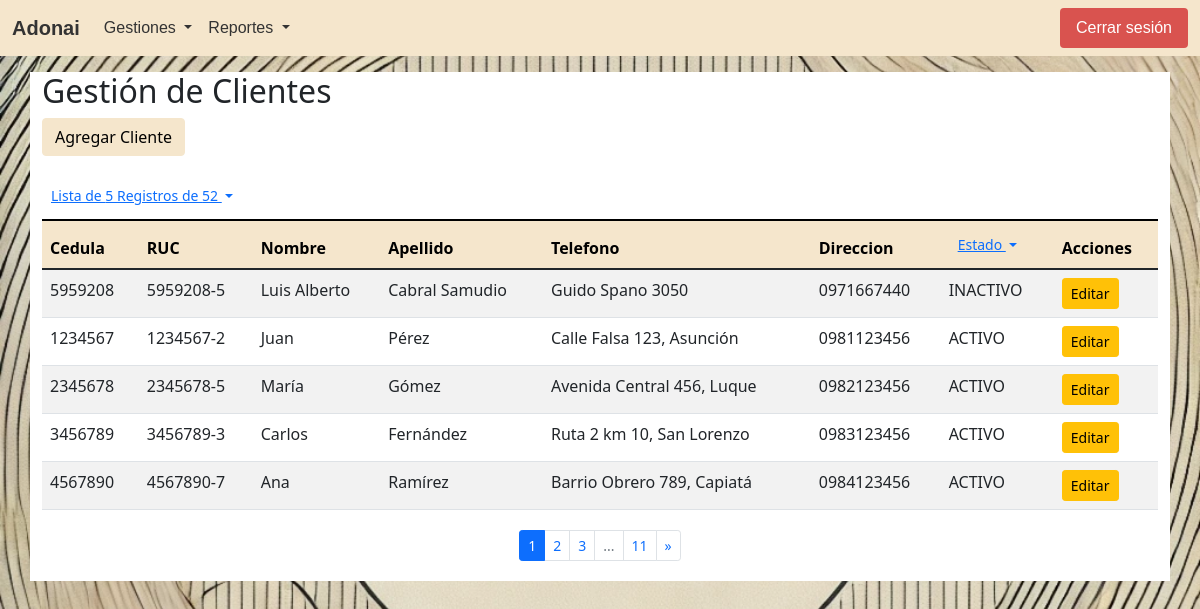
Screenshot of /gestion_clientes.php (signed in) with the database file from the repository.
### tables this page shows
CREATE TABLE IF NOT EXISTS `clientes` (
  `id_cliente` int(11) NOT NULL AUTO_INCREMENT,
  `cedula` varchar(50) NOT NULL,
  `ruc` varchar(50) DEFAULT NULL,
  `nombre` varchar(100) NOT NULL,
  `apellido` varchar(100) NOT NULL,
  `direccion` text,
  `telefono` varchar(15) DEFAULT NULL,
  `estado` enum('ACTIVO','INACTIVO') DEFAULT 'ACTIVO',
  `fch_estado` datetime DEFAULT NULL,
  `creado_en` datetime DEFAULT NULL,
  `actualizado_en` datetime DEFAULT NULL,
  PRIMARY KEY (`id_cliente`)
);

### procesos/Clientes.php (called while the page is built, shortened)
<?php
class Clientes
{
    private $dbConnect = null;
    public function __construct()
    {
        $Conexion = new Conexion();
        $this->dbConnect = $Conexion->conectar();
    }
    public function getTotalItemsClientes($estado = 'TODO', $id_cliente = -1)
    {
        $total_registros  = 1;
        $conn = $this->dbConnect;
        $sql = "SELECT COUNT(*) total_registros FROM clientes";
        if ($estado == 'TODO') {
            $sql = "$sql where estado in ('ACTIVO', 'INACTIVO', ?)";
        } else {
            $sql = "$sql where estado = ?";
        }
        $stmt = $conn->prepare($sql);
        if ($id_cliente > -1) {
            $result = $stmt->bind_param("si", $estado, $id_cliente);
        } else {
            $result = $stmt->bind_param("s", $estado);
        }
        $result = $stmt->execute();
        $result = $stmt->get_result();
        if ($result->num_rows > 0) {
            $row = $result->fetch_assoc();
            $total_registros = $row['total_registros'];
        }
        return $total_registros;
    }
    public function getClientes($estado = 'TODO', $page = 1, $num_results_on_page = 5)
    {
        $calc_page = ($page - 1) * $num_results_on_page;
        $conn = $this->dbConnect;
        $sql = "SELECT * FROM clientes";
        if ($estado == 'TODO') {
            $sql = "$sql where estado in ('ACTIVO', 'INACTIVO', ?) ORDER BY id_cliente LIMIT ?,?";
        } else {
            $sql = "$sql where estado = ? ORDER BY id_cliente LIMIT ?,?";
        }
        $stmt = $conn->prepare($sql);
        $result = $stmt->bind_param("sii", $estado, $calc_page, $num_results_on_page);
        $result = $stmt->execute();
        $result = $stmt->get_result();
        return $result;
    }
}

### procesos/Ventanas.php (called while the page is built, shortened)
<?php
class Ventanas
{
    private $dbConnect = null;
    public function __construct()
    {
        $Conexion = new Conexion();
        $this->dbConnect = $Conexion->conectar();
    }
    public function getVentanasPorRolGrupo($id_rol, $grupo)
    {
        $conn = $this->dbConnect;
        $sql = "SELECT distinct vent.id_ventana, vent.descripcion FROM ventanas vent, rol_ventanas rove where rove.id_ventana=vent.id_ventana and vent.estado='ACTIVO' and rove.estado='ACTIVO' and rove.id_rol = ? and vent.grupo = ?";
        $stmt = $conn->prepare($sql);
        $stmt->bind_param("is", $id_rol, $grupo);
        $result = $stmt->execute();
        $result = $stmt->get_result();
        return $result;
    }
    public function getGruposVentanasPorRol($id_rol)
    {
        $conn = $this->dbConnect;
        $sql = "SELECT distinct vent.grupo FROM ventanas vent, rol_ventanas rove where rove.id_ventana=vent.id_ventana and vent.estado='ACTIVO' and rove.estado='ACTIVO' and rove.id_rol = ?";
        $stmt = $conn->prepare($sql);
        $stmt->bind_param("i", $id_rol);
        $result = $stmt->execute();
        $result = $stmt->get_result();
        return $result;
    }
}

### gestion_clientes.php (the view, shortened to what this page needs)
<?php
include_once 'procesos/Clientes.php';
$Clientes = new Clientes();
if ($_SERVER['REQUEST_METHOD'] == 'GET') {
    $num_results_on_page = isset($_GET['nrop']) && is_numeric($_GET['nrop']) ? $_GET['nrop'] : 5;
    $page = isset($_GET['pn']) && is_numeric($_GET['pn']) ? $_GET['pn'] : 1;
    $estado = isset($_GET['e']) && is_string($_GET['e']) ? $_GET['e'] : 'TODO';
    if (isset($_GET["id_cliente"]) && $_GET["id_cliente"] >= 0) {
        $result = $Clientes->getCliente($_GET["id_cliente"]);
        $total_pages = $Clientes->getTotalItemsClientes($estado, $_GET["id_cliente"]);
    } else {
        $result = $Clientes->getClientes($estado, $page, $num_results_on_page);
        $total_pages = $Clientes->getTotalItemsClientes($estado);
    }
} else if ($_SERVER['REQUEST_METHOD'] == 'POST') {
    if (isset($_POST["id_cliente"]) && $_POST["id_cliente"] >= 0) {
        $resultado = $Clientes->updateCliente($_POST);
        header("Location: gestion_clientes.php");
    } else {
        $resultado = $Clientes->insertCliente($_POST);
        header("Location: gestion_clientes.php");
    }
};
?>
<!DOCTYPE html>
<html lang="es">
<head>
    <link href="https://cdn.jsdelivr.net/npm/bootstrap@5.1.3/dist/css/bootstrap.min.css" rel="stylesheet">
</head>
<body class="container-index">
    <?php
    include_once("navbar.php")
    ?>
    <div class="container bg-white mt-3">
        <h2>Gestión de Clientes</h2>
        <a href="#" class="btn btn-principal mb-3" data-bs-toggle="modal" data-bs-target="#addClienteModal">Agregar Cliente</a>
        <table class="table table-striped table-responsive caption-top">
            <caption>
                <div class="btn-group">
                    <button class="btn btn-link btn-sm dropdown-toggle" type="button" id="EstadoDropdown" data-bs-toggle="dropdown" data-bs-auto-close="true" aria-expanded="false">
                        Lista de <?php echo $num_results_on_page ?> Registros de <?php echo $total_pages ?>
                    </button>
                </div>
            </caption>
            <thead class="table-principal">
                <tr>
                    <th>Cedula</th>
                    <th>RUC</th>
                    <th>Nombre</th>
                    <th>Apellido</th>
                    <th>Telefono</th>
                    <th>Direccion</th>
                    <th>
                        <div class="btn-group">
                            <button class="btn btn-link btn-sm dropdown-toggle" type="button" id="EstadoDropdown" data-bs-toggle="dropdown" data-bs-auto-close="true" aria-expanded="false">
                                Estado
                            </button>
                        </div>
                    </th>
                    <th>Acciones</th>
                </tr>
            </thead>
            <tbody>
                <?php while ($cliente = $result->fetch_assoc()): ?>
                    <tr>
                        <td><?php echo $cliente['cedula']; ?></td>
                        <td><?php echo $cliente['ruc']; ?></td>
                        <td><?php echo $cliente['nombre']; ?></td>
                        <td><?php echo $cliente['apellido']; ?></td>
                        <td><?php echo $cliente['direccion']; ?></td>
                        <td><?php echo $cliente['telefono']; ?></td>
                        <td><?php echo $cliente['estado']; ?></td>
                        <td>
                            <a href="#" class="btn btn-warning btn-sm" data-bs-toggle="modal" data-bs-target="#updClienteModal" onclick="loadData(<?php echo htmlspecialchars(json_encode($cliente)); ?>)">Editar</a>
                        </td>
                    </tr>
                <?php endwhile; ?>
            </tbody>
        </table>
        <?php if (ceil($total_pages / $num_results_on_page) > 0): ?>
            <nav aria-label="Navegación de la página" class="py-1">
                <ul class="pagination pagination-sm justify-content-center">
                    <li class="page-item active">
                        <span class="page-link"><?php echo $page ?></span>
                    </li>
                    <?php if ($page + 1 < ceil($total_pages / $num_results_on_page) + 1): ?>
                        <li class="page-item">
                            <a class="page-link" href="gestion_clientes.php?<?php if ($estado != "TODO"): echo "e=$estado&";
                                                                            endif; ?>pn=<?php echo $page + 1 ?>&nrop=<?php echo $num_results_on_page ?>"><?php echo $page + 1 ?></a>
                        </li>
                    <?php endif; ?>
                    <?php if ($page + 2 < ceil($total_pages / $num_results_on_page) + 1): ?>
                        <li class="page-item">
                            <a class="page-link" href="gestion_clientes.php?<?php if ($estado != "TODO"): echo "e=$estado&";
                                                                            endif; ?>pn=<?php echo $page + 2 ?>&nrop=<?php echo $num_results_on_page ?>"><?php echo $page + 2 ?></a>
                        </li>
                    <?php endif; ?>
                    <?php if ($page < ceil($total_pages / $num_results_on_page) - 2): ?>
                        <li class="page-item disabled">
                            <span class="page-link">...</span>
                        </li>
                        <li class="page-item">
                            <a class="page-link" href="gestion_clientes.php?<?php if ($estado != "TODO"): echo "e=$estado&";
                                                                            endif; ?>pn=<?php echo ceil($total_pages / $num_results_on_page) ?>&nrop=<?php echo $num_results_on_page ?>"><?php echo ceil($total_pages / $num_results_on_page) ?></a>
                        </li>
                    <?php endif; ?>
                    <?php if ($page < ceil($total_pages / $num_results_on_page)): ?>
                        <li class="page-item">
                            <a class="page-link" href="gestion_clientes.php?<?php if ($estado != "TODO"): echo "e=$estado&";
                                                                            endif; ?>pn=<?php echo $page + 1 ?>&nrop=<?php echo $num_results_on_page ?>"><span aria-hidden="true">&raquo;</span></a>
                        </li>
                    <?php endif; ?>
                </ul>
            </nav>
        <?php endif; ?>
    </div>
</body>
</html>

### assets/css/style-principal.css (style rules this page uses)
.table-principal { --bs-table-bg: #f5e6cc; --bs-table-striped-bg: #e9dbc2; --bs-table-striped-color: #000; --bs-table-active-bg: #ddcfb8; --bs-table-active-color: #000; --bs-table-hover-bg: #e3d5bd; --bs-table-hover-color: #000; color: #000; border-color: #ddcfb8; }
.btn-principal { color: #000000; background-color: #f5e6cc; border-color: #f5e6cc; }

### gestion_clientes.php (style rules this page uses)
.container-index { background: url(./assets/img/bsb-logo.webp) no-repeat center center fixed; -webkit-background-size: cover; -moz-background-size: cover; -o-background-size: cover; background-size: cover; height: 100vh; }

### rows the page displays
clientes: cedula "5959208", ruc "5959208-5", nombre "Luis Alberto", apellido "Cabral Samudio", direccion "Guido Spano 3050", telefono "0971667440", estado "INACTIVO"
clientes: cedula "1234567", ruc "1234567-2", nombre "Juan", apellido "Pérez", direccion "Calle Falsa 123, Asunción", telefono "0981123456", estado "ACTIVO"
clientes: cedula "2345678", ruc "2345678-5", nombre "María", apellido "Gómez", direccion "Avenida Central 456, Luque", telefono "0982123456", estado "ACTIVO"
clientes: cedula "3456789", ruc "3456789-3", nombre "Carlos", apellido "Fernández", direccion "Ruta 2 km 10, San Lorenzo", telefono "0983123456", estado "ACTIVO"
clientes: cedula "4567890", ruc "4567890-7", nombre "Ana", apellido "Ramírez", direccion "Barrio Obrero 789, Capiatá", telefono "0984123456", estado "ACTIVO"

### other values shown
$grupoVentana['grupo'] "Gestiones"
$grupoVentana['grupo'] "Reportes"
$num_results_on_page "5"
$total_pages "52"
$page "1"
$page + 1 "2"
$page + 2 "3"
ceil($total_pages / $num_results_on_page) "11"
